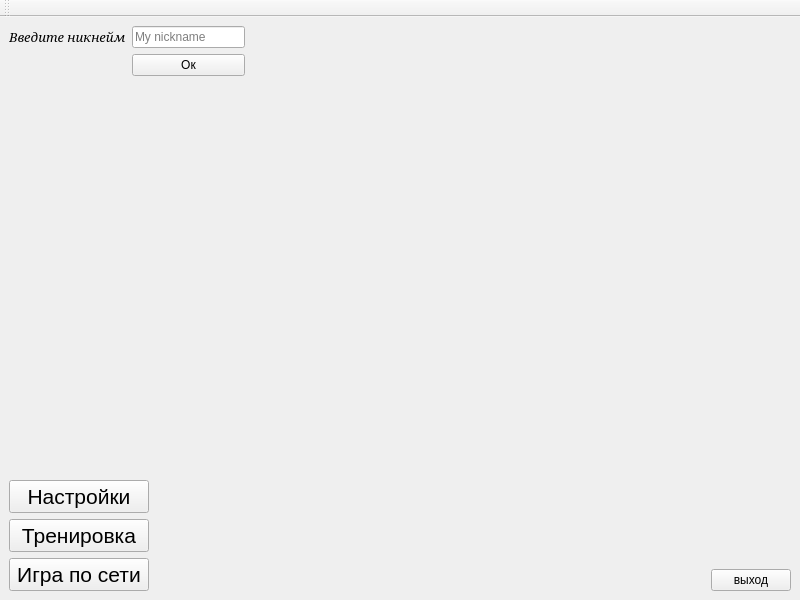
<?xml version="1.0" encoding="UTF-8"?>
<ui version="4.0">
 <class>MainWindow</class>
 <widget class="QMainWindow" name="MainWindow">
  <property name="enabled">
   <bool>true</bool>
  </property>
  <property name="geometry">
   <rect>
    <x>0</x>
    <y>0</y>
    <width>800</width>
    <height>600</height>
   </rect>
  </property>
  <property name="windowTitle">
   <string>MainWindow</string>
  </property>
  <property name="autoFillBackground">
   <bool>false</bool>
  </property>
  <widget class="QWidget" name="centralwidget">
   <layout class="QGridLayout" name="gridLayout">
    <item row="4" column="3">
     <layout class="QGridLayout" name="gridLayout_3">
      <item row="1" column="0">
       <widget class="QPushButton" name="quit_button">
        <property name="sizePolicy">
         <sizepolicy hsizetype="Minimum" vsizetype="Preferred">
          <horstretch>0</horstretch>
          <verstretch>0</verstretch>
         </sizepolicy>
        </property>
        <property name="text">
         <string>выход</string>
        </property>
       </widget>
      </item>
      <item row="0" column="0">
       <spacer name="verticalSpacer_4">
        <property name="orientation">
         <enum>Qt::Vertical</enum>
        </property>
        <property name="sizeHint" stdset="0">
         <size>
          <width>20</width>
          <height>40</height>
         </size>
        </property>
       </spacer>
      </item>
     </layout>
    </item>
    <item row="4" column="1">
     <spacer name="horizontalSpacer">
      <property name="orientation">
       <enum>Qt::Horizontal</enum>
      </property>
      <property name="sizeHint" stdset="0">
       <size>
        <width>40</width>
        <height>20</height>
       </size>
      </property>
     </spacer>
    </item>
    <item row="0" column="3">
     <spacer name="verticalSpacer">
      <property name="orientation">
       <enum>Qt::Vertical</enum>
      </property>
      <property name="sizeHint" stdset="0">
       <size>
        <width>20</width>
        <height>40</height>
       </size>
      </property>
     </spacer>
    </item>
    <item row="0" column="0">
     <layout class="QGridLayout" name="gridLayout_2">
      <item row="7" column="0" rowspan="2">
       <widget class="QLabel" name="profile_pic_label">
        <property name="sizePolicy">
         <sizepolicy hsizetype="Fixed" vsizetype="Fixed">
          <horstretch>80</horstretch>
          <verstretch>0</verstretch>
         </sizepolicy>
        </property>
        <property name="minimumSize">
         <size>
          <width>80</width>
          <height>80</height>
         </size>
        </property>
        <property name="maximumSize">
         <size>
          <width>80</width>
          <height>80</height>
         </size>
        </property>
        <property name="baseSize">
         <size>
          <width>80</width>
          <height>80</height>
         </size>
        </property>
        <property name="text">
         <string notr="true"/>
        </property>
        <property name="scaledContents">
         <bool>true</bool>
        </property>
       </widget>
      </item>
      <item row="6" column="1">
       <widget class="QPushButton" name="nickname_button">
        <property name="text">
         <string>Ок</string>
        </property>
       </widget>
      </item>
      <item row="3" column="2">
       <spacer name="horizontalSpacer_2">
        <property name="orientation">
         <enum>Qt::Horizontal</enum>
        </property>
        <property name="sizeHint" stdset="0">
         <size>
          <width>40</width>
          <height>20</height>
         </size>
        </property>
       </spacer>
      </item>
      <item row="3" column="1">
       <widget class="QLineEdit" name="nickname_field">
        <property name="sizePolicy">
         <sizepolicy hsizetype="Expanding" vsizetype="Preferred">
          <horstretch>0</horstretch>
          <verstretch>0</verstretch>
         </sizepolicy>
        </property>
        <property name="mouseTracking">
         <bool>true</bool>
        </property>
        <property name="focusPolicy">
         <enum>Qt::ClickFocus</enum>
        </property>
        <property name="autoFillBackground">
         <bool>false</bool>
        </property>
        <property name="locale">
         <locale language="English" country="UnitedStates"/>
        </property>
        <property name="placeholderText">
         <string>My nickname</string>
        </property>
       </widget>
      </item>
      <item row="7" column="1">
       <widget class="QLabel" name="nickname_label">
        <property name="font">
         <font>
          <family>Constantia</family>
          <pointsize>18</pointsize>
          <weight>75</weight>
          <italic>true</italic>
          <bold>true</bold>
         </font>
        </property>
        <property name="text">
         <string/>
        </property>
        <property name="textFormat">
         <enum>Qt::PlainText</enum>
        </property>
       </widget>
      </item>
      <item row="3" column="0">
       <widget class="QLabel" name="insert_nickname_label">
        <property name="font">
         <font>
          <family>Constantia</family>
          <pointsize>10</pointsize>
          <italic>true</italic>
         </font>
        </property>
        <property name="text">
         <string>Введите никнейм</string>
        </property>
       </widget>
      </item>
      <item row="9" column="0">
       <spacer name="verticalSpacer_5">
        <property name="orientation">
         <enum>Qt::Vertical</enum>
        </property>
        <property name="sizeHint" stdset="0">
         <size>
          <width>20</width>
          <height>40</height>
         </size>
        </property>
       </spacer>
      </item>
     </layout>
    </item>
    <item row="4" column="0">
     <layout class="QFormLayout" name="formLayout_2">
      <item row="0" column="0">
       <spacer name="verticalSpacer_3">
        <property name="orientation">
         <enum>Qt::Vertical</enum>
        </property>
        <property name="sizeHint" stdset="0">
         <size>
          <width>20</width>
          <height>40</height>
         </size>
        </property>
       </spacer>
      </item>
      <item row="1" column="0">
       <widget class="QPushButton" name="settings_button">
        <property name="minimumSize">
         <size>
          <width>140</width>
          <height>0</height>
         </size>
        </property>
        <property name="font">
         <font>
          <pointsize>16</pointsize>
         </font>
        </property>
        <property name="text">
         <string>Настройки</string>
        </property>
       </widget>
      </item>
      <item row="2" column="0">
       <widget class="QPushButton" name="offline_button">
        <property name="minimumSize">
         <size>
          <width>140</width>
          <height>0</height>
         </size>
        </property>
        <property name="font">
         <font>
          <pointsize>16</pointsize>
         </font>
        </property>
        <property name="text">
         <string>Тренировка</string>
        </property>
       </widget>
      </item>
      <item row="3" column="0">
       <widget class="QPushButton" name="online_button">
        <property name="minimumSize">
         <size>
          <width>140</width>
          <height>0</height>
         </size>
        </property>
        <property name="font">
         <font>
          <pointsize>16</pointsize>
         </font>
        </property>
        <property name="text">
         <string>Игра по сети</string>
        </property>
       </widget>
      </item>
     </layout>
    </item>
   </layout>
  </widget>
  <widget class="QToolBar" name="toolBar">
   <property name="windowTitle">
    <string>toolBar</string>
   </property>
   <attribute name="toolBarArea">
    <enum>TopToolBarArea</enum>
   </attribute>
   <attribute name="toolBarBreak">
    <bool>false</bool>
   </attribute>
  </widget>
 </widget>
 <resources/>
 <connections/>
</ui>
